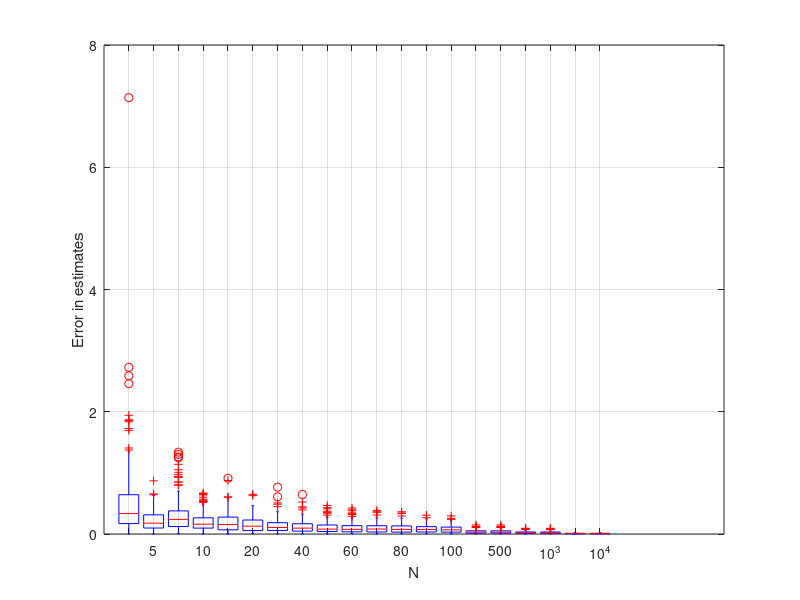

Recreate this plot in MATLAB.
rng(1);

%declaring the size of each data set 
W = [5 10 20 40 60 80 100 500 10^3 10^4];
%declaring teh error matrix with one row and no of columns as the size of
%the data entries for which the error is to be calcuated 
error = zeros(200,2 * length(W),"double");
%declared a global iterative variable 
k = 1;

for N = W 
  for w = 1:200  
    sample = [N 1];
    %to have the dimension of the data set intialized to a vector 
    %generating a data set of N entries 
    sample1 = rand(sample);%generating a random uniform distribution between 0,1
    %putting up the variables given in question
    %gneration of the data 
    lambda = 5;
    alpha = 5.5;
    beta = 1;
    for v = 1:N
      sample1(v) = -log(sample1(v)) / lambda; %transformation of the random variable 
    end
    % AS described in the report the maximum likelihood funciton when
    % calculated by mulitplying all the distribution for each x we get the
    % final out put 
    lambda_mle = N / sum(sample1);
    %once again every therory is explained in the report here calculated the
    %bayesian estimate of lamda and the final output is 
    lambda_bay = (N + alpha) / (sum(sample1) + beta);
    %storing the error value for each iteration w for each dataset in
    %columns   
    error(w,2 * k - 1) = abs(lambda - lambda_mle) / lambda;
    error(w,2 * k) = abs(lambda - lambda_bay) / lambda;
  end
    k = k + 1;
end 

figure;
axis equal;
boxplot(error, 'Labels', {'','5','','10','','20','','40','','60','','80','','100','','500','','10^3','','10^4'});
xlabel("N");
ylabel("Error in estimates");
grid on